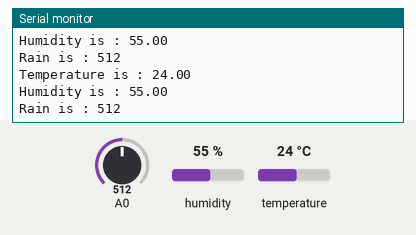
The sketch below on a simulated Arduino Uno, built with avr-gcc and run on an emulated ATmega328P. Shown: the last lines printed to the serial monitor. The inputs (shaded band) are chosen by the test bench; at power-on: humidity 55 %, A0 = 512, temperature 24 °C. The RemoteXY app is connected.

Above: at 4.8 s.
4.9 s: humidity set to 22 %
At 6.8 s:
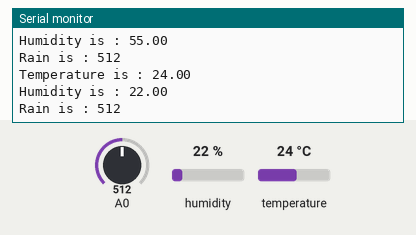
7.9 s: A0 set to 716
At 9.2 s:
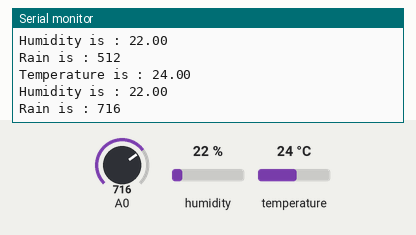
10.9 s: temperature set to 12 °C
At 13.0 s:
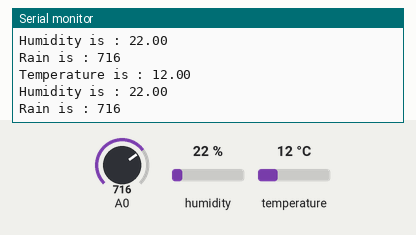
13.9 s: A0 set to 900
At 15.4 s:
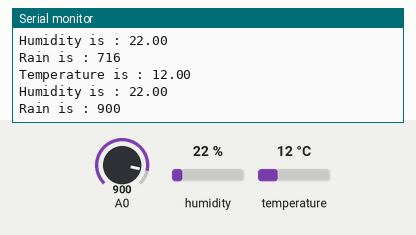
16.9 s: humidity set to 40 %
At 19.1 s:
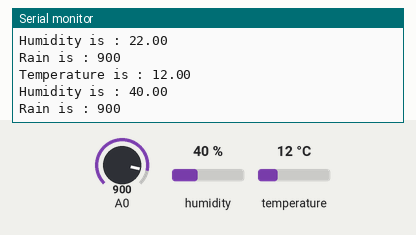
19.9 s: temperature set to 28 °C
At 21.6 s:
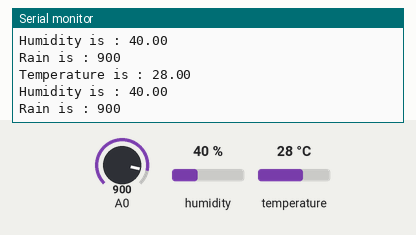
Timing chart, 0 to 23.1 s (numbered marks = the images above; inputs shaded):
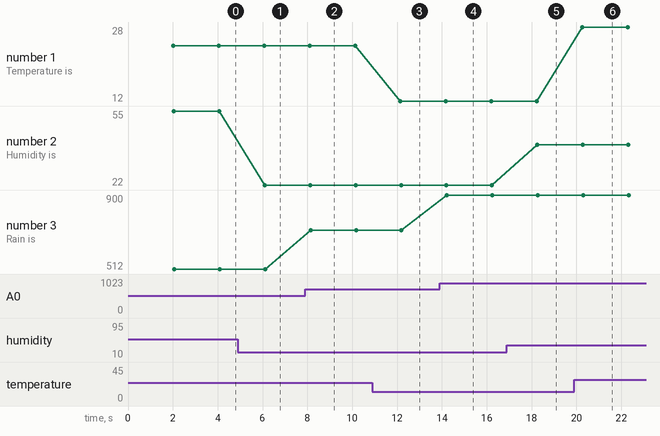

The sketch:

sketch_jan04a.ino
```cpp
#include <DHT.h>
#include <DHT_U.h>

#define dhtpin 4
#define dht_type DHT11
DHT dht(dhtpin, dht_type);
// RemoteXY select connection mode and include library
#define REMOTEXY_MODE__ESP8266_SOFTSERIAL_POINT
#include <SoftwareSerial.h>
#include <RemoteXY.h>

// RemoteXY connection settings
#define REMOTEXY_SERIAL_RX 2
#define REMOTEXY_SERIAL_TX 3
#define REMOTEXY_SERIAL_SPEED 9600
#define REMOTEXY_WIFI_SSID "Salah Elsayed"
#define REMOTEXY_WIFI_PASSWORD "12345678"
#define REMOTEXY_SERVER_PORT 6377


// RemoteXY configurate
#pragma pack(push, 1)
uint8_t RemoteXY_CONF[] =
  { 255,0,0,33,0,76,0,10,16,0,
  67,4,35,17,23,6,2,26,11,129,
  0,39,9,13,6,8,72,101,97,116,
  0,129,0,35,26,26,6,8,72,117,
  109,105,100,105,116,121,0,67,4,34,
  35,26,7,2,26,11,129,0,33,44,
  30,6,8,82,97,105,110,32,76,101,
  118,101,108,0,67,4,34,52,29,6,
  2,26,11 };

// this structure defines all the variables and events of your control interface
struct {

    // output variables
  char text_1[11];  // string UTF8 end zero
  char text_2[11];  // string UTF8 end zero
  char text_3[11];  // string UTF8 end zero

    // other variable
  uint8_t connect_flag;  // =1 if wire connected, else =0

} RemoteXY;
#pragma pack(pop)

/////////////////////////////////////////////
//           END RemoteXY include          //
/////////////////////////////////////////////
void setup() {
  RemoteXY_Init ();
  Serial.begin(9600);
  dht.begin();
  Serial.println("Weather Reporting System");
}

void loop() {
   RemoteXY_Handler ();
  delay(2000);
  // humidity
  float h = dht.readHumidity();
  // Temperature
  float t = dht.readTemperature();
  // Heat
  float heat = dht.computeHeatIndex(t, h, false);
  int rain = analogRead(A0);
  if (isnan(h) || isnan(t) || isnan(rain) ){
      Serial.println("Can\'t read From DHT Sensor .....");
    }
  else{
    Serial.print("\nTemperature is : ");
    Serial.print(t);
    Serial.print("\nHumidity is : ");
    Serial.print(h);
    Serial.print("\nRain is : ");
    Serial.print(rain);
    Serial.println(" ");
    dtostrf(heat, 0, 2, RemoteXY.text_1);
    dtostrf(h, 0, 2, RemoteXY.text_2);
    dtostrf(rain, 0, 2, RemoteXY.text_3);

}
}
```

Measured:
- after the input at 4.9 s, the serial monitor: prints a new line after 1.2 s (image 1)
- after the input at 7.9 s, the serial monitor: prints a new line after 0.25 s (image 2)
- after the input at 10.9 s, the serial monitor: prints a new line after 1.3 s (image 3)
- after the input at 13.9 s, the serial monitor: prints a new line after 0.32 s (image 4)
- after the input at 16.9 s, the serial monitor: prints a new line after 1.4 s (image 5)
- after the input at 19.9 s, the serial monitor: prints a new line after 0.35 s (image 6)
- plotted number 1: 24 → 12 after the input at 10.9 s, 12 → 28 after the input at 19.9 s
- plotted number 2: 55 → 22 after the input at 4.9 s, 22 → 40 after the input at 16.9 s
